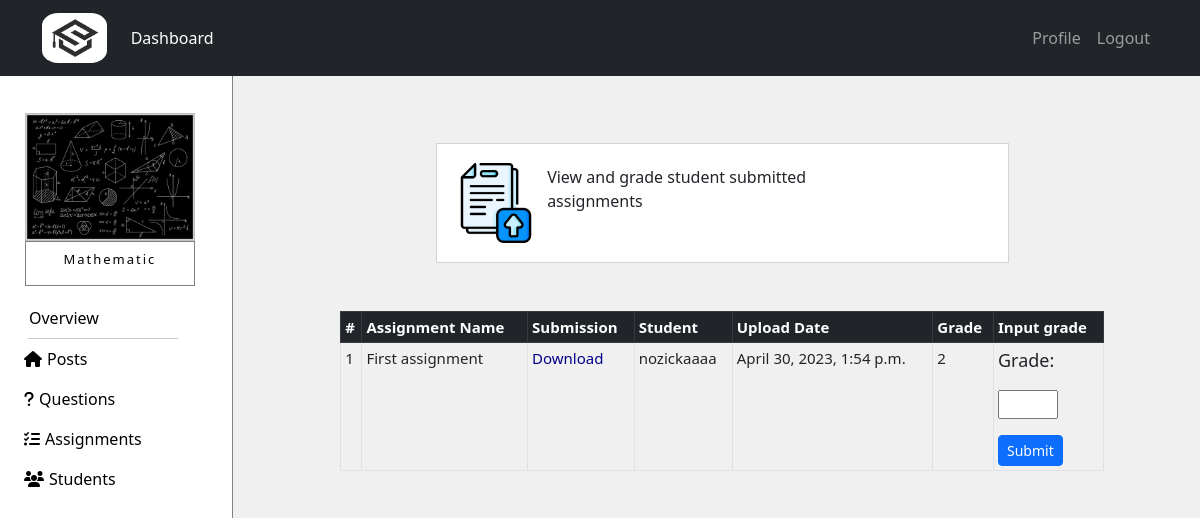
The page /courses/tutor_course/10/assignments/19 (signed in) on the database its author committed.
### courses/models.py (models this page shows, shortened)
class Course(models.Model):
    name = models.CharField(max_length=50)
    summary = models.CharField(max_length=500)
    image = models.ImageField(upload_to="courses_images",default="courses_images/default.jpg",blank=True)
    overview = models.TextField(null=True,blank=True)
    max_students = models.IntegerField(default=100)
    student_number = models.IntegerField(default=0)

class Submission(models.Model):
    student = models.ForeignKey(Student,related_name='student_submission',on_delete=models.CASCADE)
    assignment = models.ForeignKey(Assignment,related_name='assignment_submission',on_delete=models.CASCADE)
    created_at = models.DateTimeField(auto_now=True)
    file_submission = models.FileField(upload_to='submissions')
    grade = models.IntegerField(null=True,blank=True)
    class Meta:
        ordering = ['-created_at']

class Assignment(models.Model):
    name = models.CharField(max_length=50)
    created_at = models.DateTimeField(auto_now=True)
    course = models.ForeignKey(Course,related_name='course_assignment',on_delete=models.CASCADE)
    tutor = models.ForeignKey(Tutor,related_name='tutor_assignment',on_delete=models.CASCADE)
    file_assignment = models.FileField(upload_to='assignments')
    class Meta:
        ordering = ['-created_at']

class Student(models.Model):
    user = models.OneToOneField(NewUser,on_delete=models.CASCADE,primary_key=True,related_name='Student')
    phone = models.IntegerField()
    age = models.IntegerField(null=True,blank=True) #this field is optional
    course = models.ManyToManyField(Course,through="StudentCourse")

class NewUser(AbstractUser):
    is_student = models.BooleanField(default=False)
    is_tutor = models.BooleanField(default=False)

### courses/views.py (the view, shortened to what this page needs)
# urls.py: path('tutor_course/<int:course_id>/assignments/<int:assignment_id>',views.view_submissions,name='view_submissions'),
@login_required
def view_submissions(request,course_id,assignment_id,submission_id=None):
   if is_enrolled(request.user, course_id) is False:
      return HttpResponse('<html><body><h2 style="font-weight: lighter">Your do not have access to view this page!</h2><body></html>')
   elif request.user.is_student:
      return HttpResponse('<html><body><h2 style="font-weight: lighter">Your do not have access to view this page!</h2><body></html>')
   course = get_object_or_404(Course,pk=course_id)
   assignment = get_object_or_404(Assignment,pk=assignment_id)
   submissions = Submission.objects.filter(assignment=assignment)
   submission_form = UpdateSubmissionForm()
   return render(request,'courses/submissions.html',{'course':course,'submissions':submissions,
                                                     'submission_form':submission_form})

### courses/forms.py
class UpdateSubmissionForm(forms.ModelForm):
    grade = forms.IntegerField(required=False,validators=[MaxValueValidator(100),MinValueValidator(1)],
                               widget=forms.NumberInput(attrs={'style': 'width:7ch'}))
    class Meta():
        model = Submission
        fields = ['grade']

### courses/views.py (called while the page is built)
def is_enrolled(user, course_id):
   course = get_object_or_404(Course,pk=course_id)
   if user.is_tutor:
      tutor_courses = TutorCourse.objects.filter(course=course,tutor=user.Tutor)
      return tutor_courses.exists()
   else:
      student_courses = StudentCourse.objects.filter(course=course,student=user.Student)
      return student_courses.exists()

### templates/courses/submissions.html (shortened to what this page needs)
{% extends 'courses/course.html' %}
{% load static %}
{% block courseContent %}
{% if course %}
    <div style="margin-left: auto; margin-right: auto; width:60%; border: 1px solid lightgrey;
                margin-top: 7%; padding: 2%; background-color: white;">
      <img class="col-sm-4 col-md-4 col-lg-4" src="{% static 'img/submission-icon.png' %}" style="width:15%; display: inline-block;">
      <div class="col-sm-8 col-md-8 col-lg-8" style="display: inline-block;">
        <p style="margin-left: 2%;">View and grade student submitted assignments</p>
      </div>
    </div>
{% if submissions %}
    <div class="positionCenter" style="margin-top: 5%;">
        <div class="table-responsive">
            <table class="table table-sm table-bordered" style="font-size:15px; min-width: 600px;">
                <thead class="table-dark">
                    <tr>
                    <th scope="col">#</th>
                    <th scope="col">Assignment Name</th>
                    <th scope="col">Submission</th>
                    <th scope="col">Student</th>
                    <th scope="col">Upload Date</th>
                    <th scope="col">Grade</th>
                    <th scope="col">Input grade</th>
                    </tr>
                </thead>
                <tbody>
                    {% for submission in submissions %}
                        <tr>
                            <td scope="row">{{ forloop.counter }}</td>
                            <td>{{submission.assignment.name}}</td>
                            <td><a class="hoverTextRed" href="{{ submission.file_submission.url }}" style="text-decoration: none; color: darkblue;"
                                target="_blank">Download</a></td>
                            <td>{{submission.student.user.username}}</td>
                            <td>{{submission.created_at}}</td>
                            {% if submission.grade %}
                            <td>{{submission.grade}}</td>
                            {% else %}
                            <td>Not graded</td>
                            {% endif %}
                            <td>
                                <form enctype="multipart/form-data"
                                    action="{% url 'view_submissions' course_id=course.pk assignment_id=submission.assignment.pk submission_id=submission.pk %}" method="POST">
                                    <p style="font-size: large;"> <label >{{ submission_form.grade.label_tag }}</label> <br></p>
                                    <p>{{ submission_form.grade }}</p>
                                    <button type="submit" class="btn btn-primary btn-sm" name="grade_button">Submit</button>
                                </form>
                            </td>
                        </tr>
                    {% endfor%}
                </tbody>
            </table>
        </div>
    </div>
{% else %}
    <div class="card" style="border-radius: 0; padding: 10px; margin-top: 2%; width: 60%; margin-left: auto; margin-right: auto;">
        <p style="font-size: large;">There are no submitted assignments.</p>
    </div>
{% endif %}
{% endif %}
{% endblock %}

### templates/courses/course.html (shortened to what this page needs)
{% extends 'courses/dashboard.html' %}
{% block content_courses %}
{% load static %}
{% if course %}
<div class="row no-gutters">
  <div id="left-gutter" class="col-sm-1 col-md-2 col-lg-2 no-gutters" style="width: 20%; height: 100vh; background-color: white; padding: 0; border-right: 1px solid gray;">
    <div class="card" style="width: 70%; margin-top: 15%;
                             margin-left: auto; margin-right: auto; border: none;">
      <img src="{{course.image.url}}" class="card-img-top" style="border-radius: 0%;" alt="Cover">
        <div class="card-body" style="border: 1px solid gray; padding: 10px 0px 10px 0px;">
          <h4 class="card-title courseDetails courseTitle"
              style="text-align: center; color: black; letter-spacing: 2px; font-weight: lighter;">{{course.name}}</h4>
        </div>
    </div>
    <div class="nav flex-column" style="margin-top: 5%; width: 100%;">
      <div id="miniMeni">
        <a class="nav-link hoverMeni" href="{% url 'overview' course_id=course.pk %}" style="color: black;">
          Overview
        </a>
        <hr id="line">
        {% if user.is_student %}
        <a class="nav-link hoverMeni" href="{% url 'course' course_id=course.pk %}" style="color: black;">
          <i class="fa-solid fa-house" style="margin-right: 5px;"></i>Posts
        </a>
        {% else %}
        <a class="nav-link hoverMeni" href="{% url 'tutor_course' course_id=course.pk %}" style="color: black;">
          <i class="fa-solid fa-house" style="margin-right: 5px;"></i>Posts
        </a>
        {% endif %}
        <a class="nav-link hoverMeni" href="{% url 'view_questions_tutor' course_id=course.pk %}" style="color: black;">
          <i class="fa-solid fa-question" style="margin-right: 5px;"></i>Questions
        </a>
        <a class="nav-link hoverMeni" href="{% url 'assignment_overview' course_id=course.pk %}" style="color: black;">
          <i class="fa-solid fa-list-check" style="margin-right: 5px;"></i>Assignments
        </a>
        {% if user.is_tutor %}
        <a class="nav-link hoverMeni" href="{% url 'view_students' course_id=course.pk %}" style="color: black;">
          <i class="fa-solid fa-users" style="margin-right: 5px;"></i>Students
        </a>
        {% endif %}
      </div>
    </div>
  </div>
  <div id="right-gutter" class="col-sm-11 col-md-10 col-lg-10 no-gutters">
    {% block courseContent%}{% endblock %}
  </div>
</div>
{% endif %}
{% endblock %}

### static/css/style.css (style rules this page uses)
html { scroll-behavior: smooth; }
*, *:before, *:after { box-sizing: border-box; }
body { margin: 0; padding: 0; }

### static/css/login.css (style rules this page uses)
.courseDetails { opacity: 0.99; color: white; }
.positionCenter { margin-left: auto; margin-right: auto; width: 80%; }

### templates/courses/course.html (style rules this page uses)
@media screen and (min-width: 1000px) { body { overflow-x: hidden; overflow-y: hidden; } }
#miniMeni { margin-left: 50px; }
#line { width: 200px; margin-left: 10px; margin-right: auto; margin-top: 0px; margin-bottom: 0px; }
#right-gutter { width: 80%; height: 100vh; overflow: scroll; }
@media screen and (min-width: 900px) and (max-width: 1400px) { #miniMeni { margin-left: 20px; } }
@media screen and (min-width: 900px) and (max-width: 1400px) { #line { width: 150px; margin-left: 20px; } }
@media screen and (min-width: 900px) and (max-width: 1400px) { .courseTitle { font-size: small; } }

### rows shown on the page
Course: image (picture), name "Mathematic"
Submission: assignment.name "First assignment", student.user.username "nozickaaaa", created_at "April 30, 2023, 1:54 p.m.", grade "2", grade.label_tag "Grade:"
